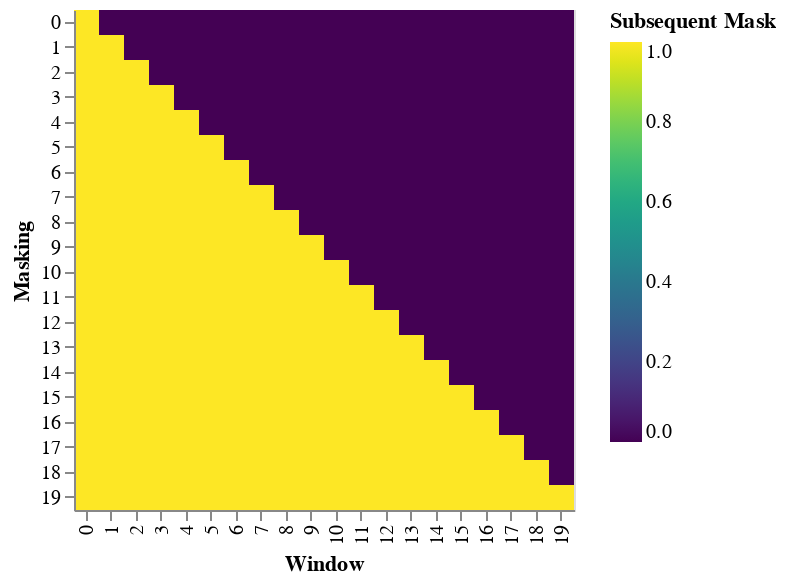

Write notebook code for a chart like this one.
### Code cell
def example_mask():
    LS_data = pd.concat(
        [
            pd.DataFrame(
                {
                    "Subsequent Mask": subsequent_mask(20)[0][x, y].flatten(), # flatten(): 1D 배열로 
                    "Window": y, 
                    "Masking": x, 
                }
            )
            for y in range(20)
            for x in range(20)
        ]
    )

    return (
        alt.Chart(LS_data)
        .mark_rect()
        .properties(height=250, width=250)
        .encode(
            alt.X("Window:O"),
            alt.Y("Masking:O"),
            alt.Color("Subsequent Mask:Q", scale=alt.Scale(scheme="viridis")),
        )
        .interactive()
    )

show_example(example_mask)

### Figure 1 — Vega-Lite specification as saved in the notebook (floating-point values rounded to 4 significant figures; data arrays with more than 128 entries replaced by an {"elided": "..."} marker saying what was removed)
{"config": {"view": {"continuousWidth": 400, "continuousHeight": 300}}, "data": {"name": "data-ac10fa76400c18dafea2d104267bb03d"}, "mark": "rect", "encoding": {"color": {"type": "quantitative", "field": "Subsequent Mask", "scale": {"scheme": "viridis"}}, "x": {"type": "ordinal", "field": "Window"}, "y": {"type": "ordinal", "field": "Masking"}}, "height": 250, "selection": {"selector003": {"type": "interval", "bind": "scales", "encodings": ["x", "y"]}}, "width": 250, "$schema": "https://vega.github.io/schema/vega-lite/v4.8.1.json", "datasets": {"data-ac10fa76400c18dafea2d104267bb03d": {"elided": "400 records"}}}
